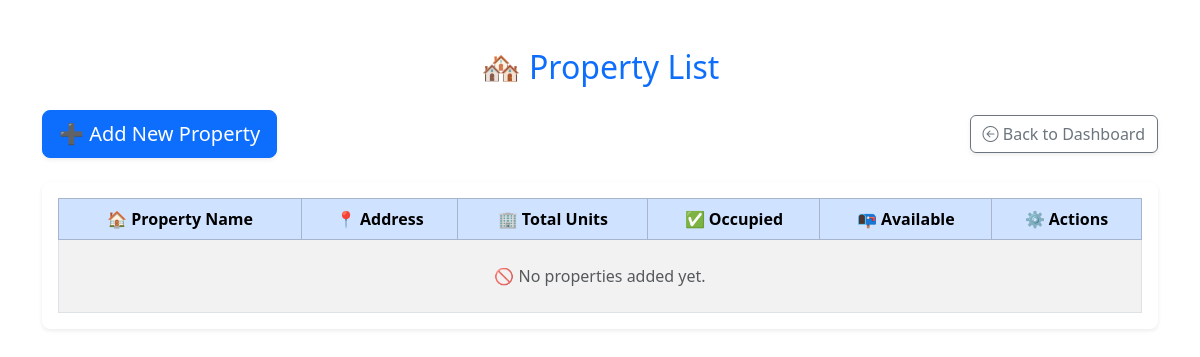
The app's page /properties/ (signed in), older data.
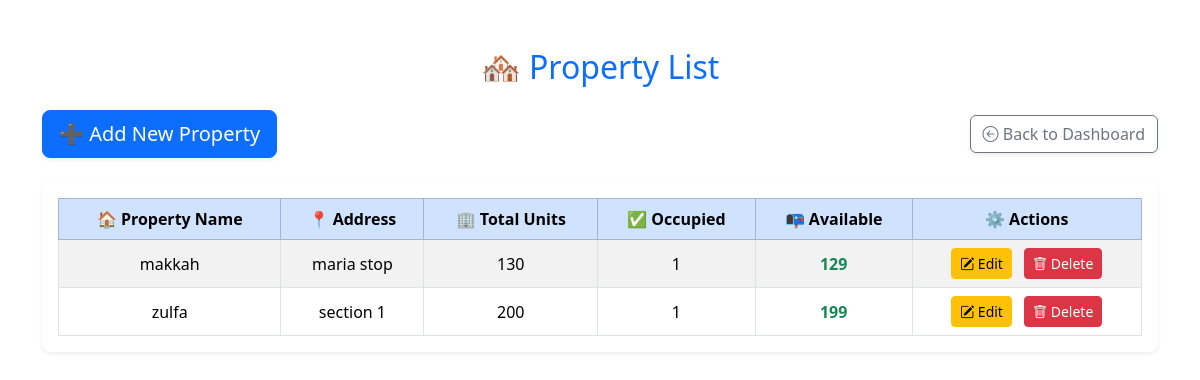
The same page, newer data.
### users/models.py (models this page shows, shortened)
class Property(models.Model):
    user = models.ForeignKey(User, on_delete=models.CASCADE, related_name='property')
    name = models.CharField(max_length=255)
    address = models.CharField(max_length=255)
    number_of_units = models.PositiveIntegerField(null=True, blank=True)
    @property
    def occupied_units(self):
      return self.tenants.count()  # No filter
    @property
    def available_units(self):
      if self.number_of_units is not None:
        return self.number_of_units - self.occupied_units
      return 0

### users/views.py (the view)
# urls.py: path('properties/', views.property_list, name='property_list'),
@login_required
def property_list(request):
    properties = Property.objects.filter(user=request.user)
    return render(request, 'property/propert_list.html', {'properties': properties})

### users/templates/property/propert_list.html
{% extends 'users/base.html' %}
{% block content %}
<div class="container mt-5">
  <h2 class="text-primary mb-4 text-center">🏘 Property List</h2>
  <div class="d-flex justify-content-between align-items-center mb-4">
    <a href="{% url 'add_property' %}" class="btn btn-primary btn-lg shadow-sm" data-bs-toggle="tooltip" title="Add a new property">
      ➕ Add New Property
    </a>
    <a href="{% url 'dashboard' %}" class="btn btn-outline-secondary shadow-sm" data-bs-toggle="tooltip" title="Return to dashboard">
      <i class="bi bi-arrow-left-circle"></i> Back to Dashboard
    </a>
  </div>
  <div class="table-responsive shadow-sm rounded-3 p-3 bg-white">
    <table class="table table-striped table-bordered table-hover align-middle text-center mb-0">
      <thead class="table-primary">
        <tr>
          <th>🏠 Property Name</th>
          <th>📍 Address</th>
          <th>🏢 Total Units</th>
          <th>✅ Occupied</th>
          <th>📭 Available</th>
          <th>⚙️ Actions</th>
        </tr>
      </thead>
      <tbody>
        {% for property in properties %}
        <tr>
          <td>{{ property.name }}</td>
          <td>{{ property.address }}</td>
          <td>{{ property.number_of_units }}</td>
          <td>{{ property.occupied_units }}</td>
          <td>
            <span class="fw-bold {% if property.available_units == 0 %}text-danger{% else %}text-success{% endif %}">
              {{ property.available_units }}
            </span>
          </td>
          <td>
            <a href="{% url 'edit_property' property.id %}" class="btn btn-sm btn-warning me-2" data-bs-toggle="tooltip" title="Edit Property">
              <i class="bi bi-pencil-square"></i> Edit
            </a>
            <a href="{% url 'delete_property' property.id %}" class="btn btn-sm btn-danger" onclick="return confirm('Are you sure you want to delete this property?');" data-bs-toggle="tooltip" title="Delete Property">
              <i class="bi bi-trash"></i> Delete
            </a>
          </td>
        </tr>
        {% empty %}
        <tr>
          <td colspan="6" class="text-muted py-4">🚫 No properties added yet.</td>
        </tr>
        {% endfor %}
      </tbody>
    </table>
  </div>
</div>
{% endblock %}

Row changes from the older to the newer data that the page shows:
added Property: name "makkah", address "maria stop", number_of_units "130", occupied_units "1", available_units "129"
added Property: name "zulfa", address "section 1", number_of_units "200", occupied_units "1", available_units "199"
Text that changed along with them:
text no longer shown: "🚫 No properties added yet."
